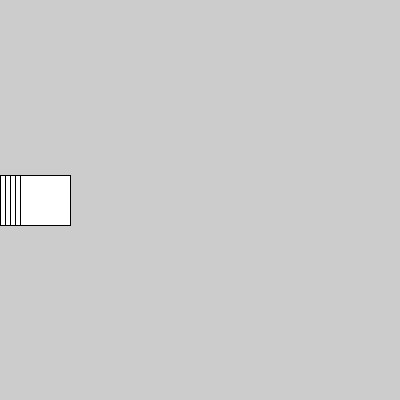
Frame 1 (no input)
Frame 60 (the mouse pressed at the canvas centre just before this capture): identical to frame 1, image omitted
Frame 120 (the mouse held since frame 60 and released just before this capture): identical to frame 1, image omitted

The Processing sketch that drew this single still picture (run headless with seeded random() and noise(); from frame 60 on, the mouse is pressed at the canvas centre):

// Processing sketch: for_02
// ── for_02.pde
void setup(){
   size(400,400);
   rectMode(CENTER);
}

void draw(){
  //Declarar una variable dentro del FOR del tipo int
  //Agregar un criterio de ejecución del bucle
  //La forma en la cual se incrementa la variable a usar como contador
  for(int i=0; i<10; i++){
    rect(i * 5,height/2, 50, 50);
    // i=0 => 0, 200
    // i=1 => 5, 200
    // i=2 => 10, 200
    //...
    // i=9 => 45, 200
  }
  /*
  rect(25,height/2, 50, 50);
  rect(75,height/2, 50, 50);
  rect(125,height/2, 50, 50);
  rect(175,height/2, 50, 50);
  rect(225,height/2, 50, 50);
  */
}
